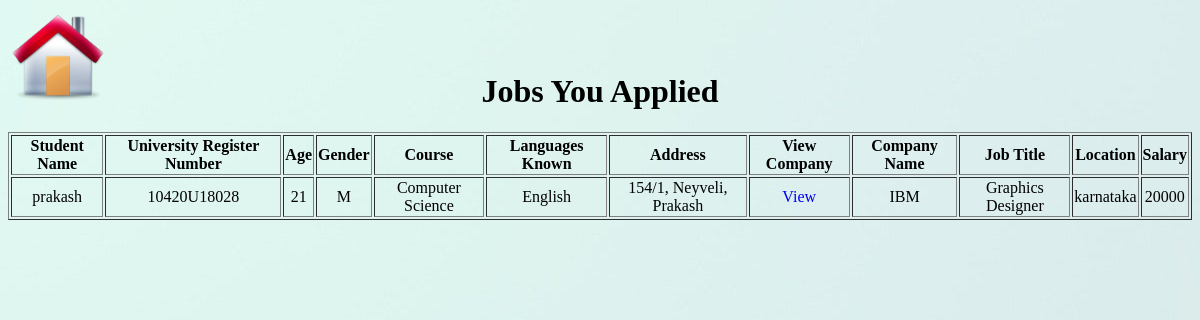
The page /viewappliedjobs.php (signed in) on the database its author committed.
### tables this page shows
CREATE TABLE `applicants` (
  `id` int(11) NOT NULL,
  `sid` int(11) NOT NULL,
  `sname` varchar(150) NOT NULL,
  `univregno` varchar(50) NOT NULL,
  `sage` int(11) NOT NULL,
  `sgender` varchar(5) NOT NULL,
  `scourse` varchar(150) NOT NULL,
  `slk` varchar(150) NOT NULL,
  `saddress` varchar(250) NOT NULL,
  `cname` varchar(150) NOT NULL,
  `cid` int(11) NOT NULL,
  `jid` int(11) NOT NULL,
  `jobtitle` varchar(150) NOT NULL,
  `location` varchar(150) NOT NULL,
  `salary` int(11) NOT NULL
);

### viewappliedjobs.php (the view, shortened to what this page needs)
<?php
    if(isset($_SESSION["username"]) && $_SESSION["password"]){
        $username=$_SESSION["username"];
        $password=$_SESSION["password"];
    }
        else{
            header("location:stlogin.php");
            exit();
        }
        $conn = mysqli_connect("localhost", "root", "", "placement");
        $result1 = mysqli_query($conn, "select * from staccount where username='$username' and password='$password'");
        $r1 = mysqli_fetch_assoc($result1);
        $sid = $r1["sid"];
?>
<!DOCTYPE html>
<html lang="en">
<head>
</head>
<body>
<div class="button">
        <a href="sthome.php"><img class="home" src="home1.png"></a>
    </div>
    <center><h1>Jobs You Applied</h1></center>
    <?php
        $conn=mysqli_connect("localhost","root","","placement");
        $result=mysqli_query($conn,"select * from applicants where sid='$sid'");
        echo "<table border=1 width=100%>";
        echo "<tr><th>Student Name<th>University Register Number
        <th>Age<th>Gender<th>Course<th>Languages Known<th>Address<th>View Company
        <th>Company Name<th>Job Title<th>Location<th>Salary";
        while($row=mysqli_fetch_assoc($result)) {
            $sname=$row['sname'];
            $univregno=$row['univregno'];
            $sage=$row['sage'];
            $sgender=$row['sgender'];
            $scourse=$row['scourse'];
            $slk=$row['slk'];
            $saddress=$row['saddress'];
            $cname=$row['cname'];
            $jobtitle=$row['jobtitle'];
            $location=$row['location'];
            $salary=$row['salary'];
            $cid=$row['cid'];
            echo "<tr><td>$sname<td>$univregno<td>$sage<td>$sgender<td>$scourse<td>$slk<td>$saddress<td>
            <a href='appliedjobviewcomp.php?cid=$cid'>View</a>
            <td>$cname<td>$jobtitle<td>$location<td>$salary";
        }
        echo "</table>";
    ?>
</body>
</html>

### viewappliedjobs.php (style rules this page uses)
td { text-align: center; }
.home { height: 100px; }
table { transform: translateY(-60px); }
h1 { transform: translateY(-60px); }
table td a { text-decoration: none; }
body { background-image: url('backgroundimg1.jpg'); }

### rows shown on the page
applicants: sname "prakash", univregno "10420U18028", sage "21", sgender "M", scourse "Computer Science", slk "English", saddress "154/1, Neyveli, Prakash", cname "IBM", jobtitle "Graphics Designer", location "karnataka", salary "20000"
